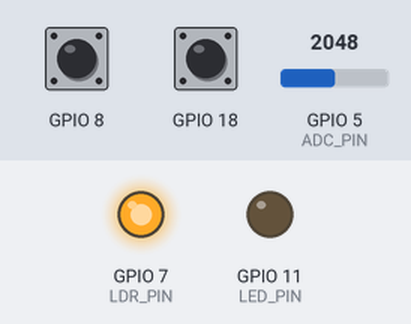
Recording of a program running on a simulated ESP32-S3. On the bench: output pins drawn as LEDs (lit = HIGH). The test bench sets the inputs (shaded band); at power-on: GPIO 5 (ADC_PIN) = 2048, GPIO 8 HIGH, GPIO 18 HIGH.

Above: at 1.2 s.
1.3 s: GPIO 5 (ADC_PIN) set to 2740
At 1.6 s:
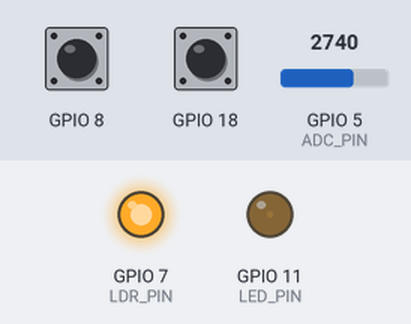
2.8 s: GPIO 5 (ADC_PIN) set to 3603
At 3.9 s:
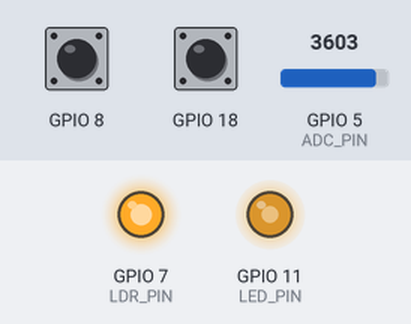
4.3 s: GPIO 8 pulled LOW for 0.15 s
At 5.4 s:
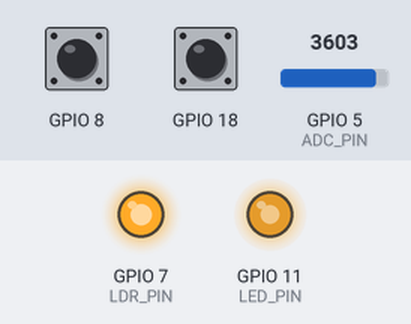
5.9 s: GPIO 8 pulled LOW for 1 s
At 7.9 s:
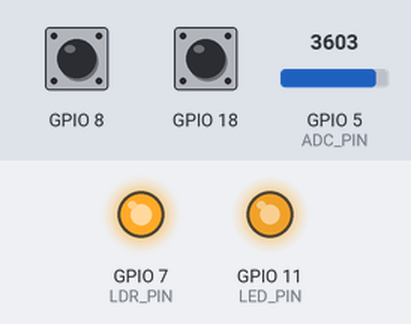
8.4 s: GPIO 8 pulled LOW for 0.15 s
At 9.7 s:
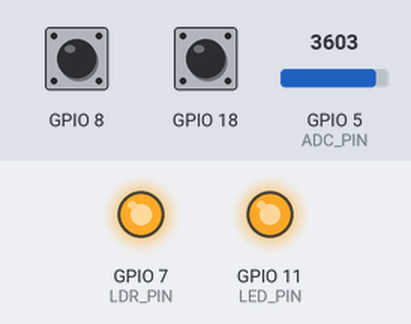
10.0 s: GPIO 18 pulled LOW for 3.2 s
At 13.8 s:
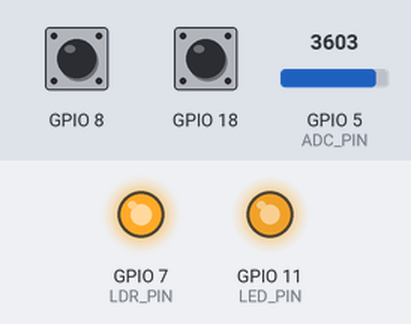
Timing chart, 0 to 15.3 s (numbered marks = the images above; inputs shaded):
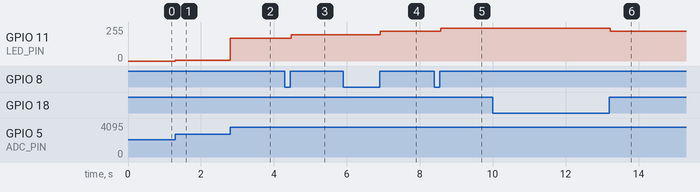

Measured:
- after the input at 1.3 s, GPIO 11 (LED_PIN): 0/255 → 7/255 at once
- after the input at 2.8 s, GPIO 11 (LED_PIN): 7/255 → 172/255 at once
- after the input at 4.3 s, GPIO 11 (LED_PIN): 172/255 → 197/255 after 0.17 s
- after the input at 5.9 s, GPIO 11 (LED_PIN): 197/255 → 222/255 after 1.0 s
- after the input at 8.4 s, GPIO 11 (LED_PIN): 222/255 → 247/255 after 0.17 s
- after the input at 10.0 s, GPIO 11 (LED_PIN): 247/255 → 222/255 after 3.2 s

The program:

main.cpp
```cpp
#include <Arduino.h>

#include <config/config.h>
#include <led/led.h>
#include <button/button.h>
#include <control/control.h>

// VARIABLES
LedADC LED(Config::LED_PIN, Config::ledADCOptions);
Button leftButton(Config::LEFT_BTN);
Button rightButton(Config::RIGHT_BTN);
AppControl appControl(LED, leftButton, rightButton);

void setup() {
  Serial.begin(115200);

  // initialize all logic for LED
  LED.init();

  // initialize all logic for buttons
  leftButton.init();
  rightButton.init();
  pinMode(Config::LDR_PIN, OUTPUT);
  digitalWrite(Config::LDR_PIN, HIGH);
}

void loop() {
  leftButton.handleChangeState();
  rightButton.handleChangeState();

  if (LED.getMode() == LedMode::LDR) {
    LED.handleLDRDuty(analogRead(Config::ADC_PIN));
  }
  else if (LED.getMode() == LedMode::BLINK) {
    LED.handleBlink();
  }

  appControl.handleButtonsLogic();
}
```

button.cpp
```cpp
#include <button/button.h>

#include <config/config.h>

Button::Button(uint8_t pin) : _pin(pin) {}

void Button::init() {
  pinMode(_pin, INPUT_PULLUP);
  attachInterruptArg(digitalPinToInterrupt(_pin), Button::buttonChangeISR, this, CHANGE);
}

bool Button::isClicked() const {
  return _isClicked;
}

bool Button::isPressed() const {
  return _isPressed;
}

bool Button::inActive() {
  return isClicked() == false && isPressed() == false;
}

void Button::handleChangeState() {
  if (_isDebouncing == true) {
    if (_isrRequested == true) {
      lastTimeChecked = millis();
      _isrRequested = false;
    }
    else if (_isrRequested == false && digitalRead(_pin) == LOW && _isPressed == false) {
      now = millis();

      // rising edge logic
      // main flag - button has stable state
      if (now - lastTimeChecked > Config::DEBOUNCE_DELAY) {
        _isPressed = true;
      }
    }
    else if (_isrRequested == false && digitalRead(_pin) == HIGH) {
      now = millis();

      // logic on falling edge
      if (now - lastTimeChecked > Config::DEBOUNCE_DELAY) {
        _isDebouncing = false; // finish debouncing logic
        _isClicked = true;     // mark button as clicked
        _isPressed = false;
      }
    }
  } else {
    _isClicked = false;
  }
}

void IRAM_ATTR Button::onChange() {
  _isrRequested = true;
  _isDebouncing = true;
}

void IRAM_ATTR Button::buttonChangeISR(void* arg) {
  static_cast<Button*>(arg)->onChange();
}
```

button.h
```cpp
#pragma once

#include <Arduino.h>

class Button {
  public:
    Button(uint8_t pin);

    void init();

    bool isClicked() const;
    bool isPressed() const;
    bool inActive();

    void handleChangeState();

    void IRAM_ATTR onChange();
    static void IRAM_ATTR buttonChangeISR(void* arg);

  private:
    uint8_t _pin;
    volatile bool _isDebouncing = false;
    volatile bool _isrRequested = false;
    ulong lastTimeChecked = 0;
    ulong now = 0;
    bool _isClicked = false;
    bool _isPressed = false;
};
```

control.cpp
```cpp
#include <control/control.h>

AppControl::AppControl(LedADC& led, Button& leftBtn, Button& rightBtn)
  : _led(led),
    _leftButton(leftBtn),
    _rightButton(rightBtn) {}

bool AppControl::isModeEditing() {
    return _isModeEditing;
}

void AppControl::setModeEditing(bool value) {
    _isModeEditing = value;
}

void AppControl::handleButtonsLogic() {
  static bool isChangeModeHandled = false;

  // handle button clicks
  if (isModeEditing() == false) {
    if (_leftButton.isClicked()) {
        _led.handleBehavior(true);
    }
    else if (_rightButton.isClicked()) {
        _led.handleBehavior();
    }
  }
  // handle when mode is changing
  if (_leftButton.inActive() && _rightButton.inActive()) {
        setModeEditing(false);
    }
    else if ((_leftButton.isPressed() && _rightButton.isClicked())
    || (_leftButton.isClicked() && _rightButton.isPressed())) {
        _led.nextMode();
        setModeEditing(true);
    }
}
```

control.h
```cpp
#pragma once

#include <led/led.h>
#include <button/button.h>

class AppControl {
  public:
    AppControl(LedADC& led, Button& leftButton, Button& rightButton);

    void setModeEditing(bool value);
    bool isModeEditing();

    void handleButtonsLogic();

  private:
    LedADC& _led;
    Button& _leftButton;
    Button& _rightButton;
    bool _isModeEditing = false;
};
```

led.cpp
```cpp
#include <led/led.h>

#include <config/config.h>

LedADC::LedADC(uint8_t pin, LedADCOptions options)
  : _pin(pin),
    _mode(LedMode::LDR),
    _options(options) {}

void LedADC::init() {
  ledcSetup(_options.channel, _options.frequency, _options.resolution);
  ledcAttachPin(_pin, _options.channel);

}

void LedADC::setMode(LedMode mode) {
  _mode = mode;
}

LedMode LedADC::getMode() const {
  return _mode;
}

void LedADC::handleLDRDuty(uint16_t rawDuty) {
  uint16_t result = 0;

  if (rawDuty > Config::adcDutyTreshold) {
    // increase led brightness in some percents
    uint16_t ledBrightnessIncreaseValue = (rawDuty - Config::adcDutyTreshold) / Config::dutyOneStep;

    result = (ledBrightnessIncreaseValue * Config::ledBrightnessPercentValue) + configuredDutyLight;
  }
  else if (rawDuty > Config::minDutyTreshold) {
    result = Config::minLedBrightness;
  }

  dutyWrite(result);
}

void LedADC::nextMode() {
  switch (_mode) {
    case LedMode::LDR:
      setMode(LedMode::CONSTANT_LIGHT);
      break;
    case LedMode::CONSTANT_LIGHT:
      setMode(LedMode::BLINK);
      break;
    case LedMode::BLINK:
      setMode(LedMode::LDR);
      break;
    default:
      setMode(LedMode::LDR);
      break;
  }
}

void LedADC::handleBlink() {
  ulong now = millis();
  static ulong lastTimeChecked = 0;
  static ulong isOn = true;

  if ((now - lastTimeChecked) >= Config::BLINK_DELAY) {
    ledcWrite(Config::ledADCOptions.channel, isOn ? configuredDutyLight + Config::minLedBrightness : 0);
    lastTimeChecked = now;
    isOn = !isOn;
  }
}

void LedADC::handleBehavior(bool isIncrease) {
  uint32_t minimum = Config::minLedBrightness;
  uint32_t requestedValue = isIncrease ?
    configuredDutyLight + Config::ledLightStep :
    configuredDutyLight - Config::ledLightStep;
  uint16_t nextLedDuty = requestedValue + Config::minLedBrightness;

  if (nextLedDuty < Config::maxLedBrightness && nextLedDuty > Config::minLedBrightness) {
    configuredDutyLight = requestedValue;
    dutyWrite(nextLedDuty);
  }
}

void LedADC::dutyWrite(uint16_t duty) {
  ledcWrite(_options.channel, duty);
}

uint32_t LedADC::getCurrentDuty() {
  return ledcRead(_options.channel);
}
```

led.h
```cpp
#pragma once

#include <Arduino.h>

enum class LedMode : uint8_t {
  LDR,
  CONSTANT_LIGHT,
  BLINK
};

typedef struct {
  uint8_t channel;
  uint32_t frequency;
  uint8_t resolution;
} LedADCOptions;

constexpr LedADCOptions ledADCOptions {
  .channel    = 0,
  .frequency  = 5000,
  .resolution = 12,
};

class LedADC {
  public:
    LedADC(uint8_t pin, LedADCOptions options);

    void init();

    void setMode(LedMode mode);
    LedMode getMode() const;

    void handleLDRDuty(uint16_t rawDuty);
    void handleBlink();
    void nextMode();
    void handleBehavior(bool isIncrease = false);

  private:
    uint8_t _pin;
    LedMode _mode;
    LedADCOptions _options;
    uint16_t configuredDutyLight = 0;

    void dutyWrite(uint16_t duty);
    uint32_t getCurrentDuty();
};
```

config.h
```cpp
#pragma once

#include <Arduino.h>

#include <led/led.h>

class Config {
  public:
    static constexpr uint8_t LED_PIN = 11;
    static constexpr uint8_t LDR_PIN = 7;
    static constexpr uint8_t ADC_PIN = 5;
    static constexpr uint8_t LEFT_BTN = 8;
    static constexpr uint8_t RIGHT_BTN = 18;
    static constexpr uint8_t DEBOUNCE_DELAY = 20;
    static constexpr uint16_t BLINK_DELAY = 500;

    static constexpr LedADCOptions ledADCOptions = ::ledADCOptions;

    static constexpr uint16_t minLedBrightness = 1;
    static constexpr uint16_t maxLedBrightness = (1 << ledADCOptions.resolution) - 1; // 4095
    static constexpr uint16_t ledBrightnessPercentValue = (maxLedBrightness - minLedBrightness) / 100;
    static constexpr uint16_t ledLightStep = ledBrightnessPercentValue * 10;

    static constexpr uint16_t maxAdcDuty = (1 << ledADCOptions.resolution) - 1; // 4095
    static constexpr uint16_t adcDutyTreshold = 2700;
    static constexpr uint16_t minDutyTreshold = 2700 - 200;
    static constexpr uint16_t dutyOneStep = (maxAdcDuty - adcDutyTreshold) / 100; // one percent
};
```
